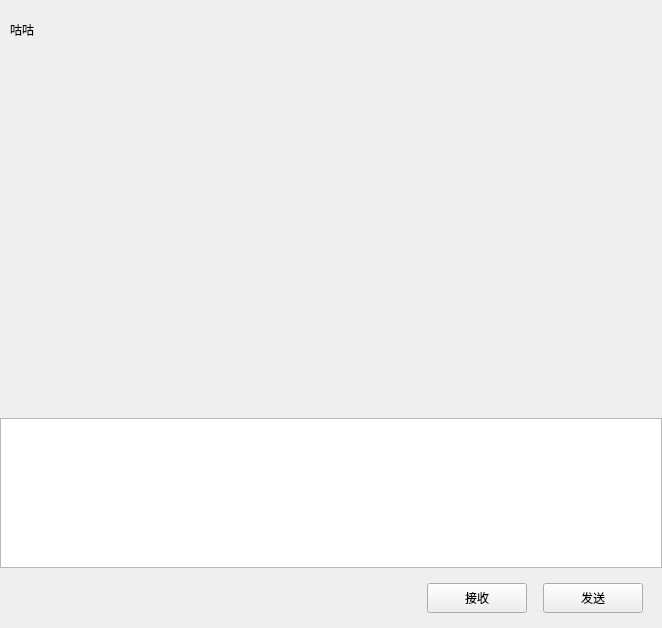
<?xml version="1.0" encoding="UTF-8"?>
<ui version="4.0">
 <class>ChatPage</class>
 <widget class="QWidget" name="ChatPage">
  <property name="geometry">
   <rect>
    <x>0</x>
    <y>0</y>
    <width>662</width>
    <height>628</height>
   </rect>
  </property>
  <property name="windowTitle">
   <string>Form</string>
  </property>
  <layout class="QVBoxLayout" name="verticalLayout">
   <property name="spacing">
    <number>0</number>
   </property>
   <property name="leftMargin">
    <number>0</number>
   </property>
   <property name="topMargin">
    <number>0</number>
   </property>
   <property name="rightMargin">
    <number>0</number>
   </property>
   <property name="bottomMargin">
    <number>0</number>
   </property>
   <item>
    <widget class="QWidget" name="chat_data_wid" native="true">
     <layout class="QVBoxLayout" name="verticalLayout_4">
      <property name="spacing">
       <number>0</number>
      </property>
      <property name="leftMargin">
       <number>0</number>
      </property>
      <property name="topMargin">
       <number>0</number>
      </property>
      <property name="rightMargin">
       <number>0</number>
      </property>
      <property name="bottomMargin">
       <number>0</number>
      </property>
      <item>
       <widget class="QWidget" name="title_wid" native="true">
        <property name="minimumSize">
         <size>
          <width>0</width>
          <height>60</height>
         </size>
        </property>
        <property name="maximumSize">
         <size>
          <width>16777215</width>
          <height>60</height>
         </size>
        </property>
        <layout class="QVBoxLayout" name="verticalLayout_5">
         <property name="leftMargin">
          <number>10</number>
         </property>
         <property name="topMargin">
          <number>0</number>
         </property>
         <property name="rightMargin">
          <number>0</number>
         </property>
         <property name="bottomMargin">
          <number>0</number>
         </property>
         <item>
          <widget class="QWidget" name="widget_2" native="true">
           <layout class="QHBoxLayout" name="horizontalLayout_3">
            <property name="leftMargin">
             <number>0</number>
            </property>
            <property name="topMargin">
             <number>0</number>
            </property>
            <property name="rightMargin">
             <number>0</number>
            </property>
            <property name="bottomMargin">
             <number>0</number>
            </property>
            <item>
             <widget class="QLabel" name="title_lb">
              <property name="text">
               <string>咕咕</string>
              </property>
             </widget>
            </item>
           </layout>
          </widget>
         </item>
        </layout>
       </widget>
      </item>
      <item>
       <widget class="ChatView" name="chat_data_list" native="true"/>
      </item>
      <item>
       <widget class="QWidget" name="tool_wid" native="true">
        <property name="minimumSize">
         <size>
          <width>0</width>
          <height>35</height>
         </size>
        </property>
        <property name="maximumSize">
         <size>
          <width>16777215</width>
          <height>35</height>
         </size>
        </property>
        <layout class="QHBoxLayout" name="horizontalLayout_4">
         <property name="leftMargin">
          <number>0</number>
         </property>
         <property name="topMargin">
          <number>0</number>
         </property>
         <property name="rightMargin">
          <number>0</number>
         </property>
         <property name="bottomMargin">
          <number>0</number>
         </property>
         <item>
          <spacer name="horizontalSpacer_2">
           <property name="orientation">
            <enum>Qt::Orientation::Horizontal</enum>
           </property>
           <property name="sizeType">
            <enum>QSizePolicy::Policy::Fixed</enum>
           </property>
           <property name="sizeHint" stdset="0">
            <size>
             <width>5</width>
             <height>20</height>
            </size>
           </property>
          </spacer>
         </item>
         <item>
          <widget class="ClickableLabel" name="emo_lb">
           <property name="minimumSize">
            <size>
             <width>25</width>
             <height>25</height>
            </size>
           </property>
           <property name="maximumSize">
            <size>
             <width>25</width>
             <height>25</height>
            </size>
           </property>
           <property name="text">
            <string/>
           </property>
          </widget>
         </item>
         <item>
          <spacer name="horizontalSpacer_4">
           <property name="orientation">
            <enum>Qt::Orientation::Horizontal</enum>
           </property>
           <property name="sizeType">
            <enum>QSizePolicy::Policy::Fixed</enum>
           </property>
           <property name="sizeHint" stdset="0">
            <size>
             <width>5</width>
             <height>20</height>
            </size>
           </property>
          </spacer>
         </item>
         <item>
          <widget class="ClickableLabel" name="file_lb">
           <property name="minimumSize">
            <size>
             <width>25</width>
             <height>25</height>
            </size>
           </property>
           <property name="maximumSize">
            <size>
             <width>25</width>
             <height>25</height>
            </size>
           </property>
           <property name="text">
            <string/>
           </property>
          </widget>
         </item>
         <item>
          <spacer name="horizontalSpacer_3">
           <property name="orientation">
            <enum>Qt::Orientation::Horizontal</enum>
           </property>
           <property name="sizeHint" stdset="0">
            <size>
             <width>40</width>
             <height>20</height>
            </size>
           </property>
          </spacer>
         </item>
        </layout>
       </widget>
      </item>
      <item>
       <widget class="QTextEdit" name="chat_edit">
        <property name="minimumSize">
         <size>
          <width>0</width>
          <height>150</height>
         </size>
        </property>
        <property name="maximumSize">
         <size>
          <width>16777215</width>
          <height>150</height>
         </size>
        </property>
       </widget>
      </item>
      <item>
       <widget class="QWidget" name="send_wid" native="true">
        <property name="minimumSize">
         <size>
          <width>0</width>
          <height>60</height>
         </size>
        </property>
        <property name="maximumSize">
         <size>
          <width>16777215</width>
          <height>60</height>
         </size>
        </property>
        <layout class="QHBoxLayout" name="horizontalLayout_5">
         <item>
          <spacer name="horizontalSpacer_5">
           <property name="orientation">
            <enum>Qt::Orientation::Horizontal</enum>
           </property>
           <property name="sizeHint" stdset="0">
            <size>
             <width>40</width>
             <height>20</height>
            </size>
           </property>
          </spacer>
         </item>
         <item>
          <widget class="MyClickedBtn" name="receive_btn">
           <property name="minimumSize">
            <size>
             <width>100</width>
             <height>30</height>
            </size>
           </property>
           <property name="maximumSize">
            <size>
             <width>100</width>
             <height>30</height>
            </size>
           </property>
           <property name="text">
            <string>接收</string>
           </property>
          </widget>
         </item>
         <item>
          <spacer name="horizontalSpacer_6">
           <property name="orientation">
            <enum>Qt::Orientation::Horizontal</enum>
           </property>
           <property name="sizeType">
            <enum>QSizePolicy::Policy::Fixed</enum>
           </property>
           <property name="sizeHint" stdset="0">
            <size>
             <width>10</width>
             <height>20</height>
            </size>
           </property>
          </spacer>
         </item>
         <item>
          <widget class="MyClickedBtn" name="send_btn">
           <property name="minimumSize">
            <size>
             <width>100</width>
             <height>30</height>
            </size>
           </property>
           <property name="maximumSize">
            <size>
             <width>100</width>
             <height>30</height>
            </size>
           </property>
           <property name="text">
            <string>发送</string>
           </property>
          </widget>
         </item>
         <item>
          <spacer name="horizontalSpacer_7">
           <property name="orientation">
            <enum>Qt::Orientation::Horizontal</enum>
           </property>
           <property name="sizeType">
            <enum>QSizePolicy::Policy::Fixed</enum>
           </property>
           <property name="sizeHint" stdset="0">
            <size>
             <width>10</width>
             <height>20</height>
            </size>
           </property>
          </spacer>
         </item>
        </layout>
       </widget>
      </item>
     </layout>
    </widget>
   </item>
  </layout>
 </widget>
 <customwidgets>
  <customwidget>
   <class>MyClickedBtn</class>
   <extends>QPushButton</extends>
   <header>myclickedbtn.h</header>
  </customwidget>
  <customwidget>
   <class>ClickableLabel</class>
   <extends>QLabel</extends>
   <header>clickablelabel.h</header>
  </customwidget>
  <customwidget>
   <class>ChatView</class>
   <extends>QWidget</extends>
   <header>chatview.h</header>
   <container>1</container>
  </customwidget>
 </customwidgets>
 <resources/>
 <connections/>
</ui>
